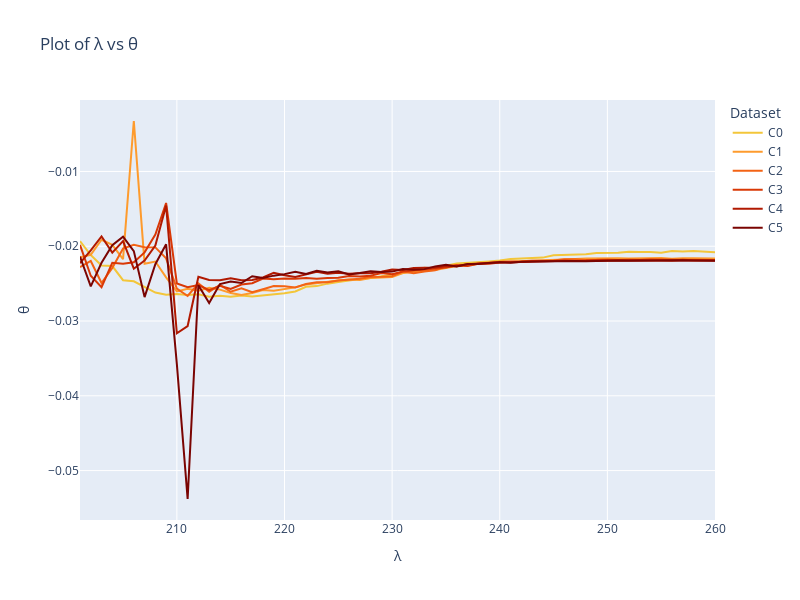

Notebook cell for this chart:
### Code cell
fig = go.Figure()
colors = px.colors.sequential.Turbo

for i in range(6):
    filename = f'./data/C{i}.dat'
    data = pd.read_csv(filename, sep='\t', header=None, skiprows=1)
    data.columns = ['λ', 'θ']
    data['λ'] = data['λ'].astype(float)
    data['θ'] = data['θ'].astype(float)
    fig.add_trace(go.Scatter(x=data['λ'], y=data['θ'], mode='lines',line_color=colors[i+9], name=f'C{i}'))

fig.update_layout(title='Plot of λ vs θ',
                  width=800,
                    height=600,
                  xaxis_title='λ',
                  yaxis_title='θ',
                  legend_title='Dataset')
fig.show()
